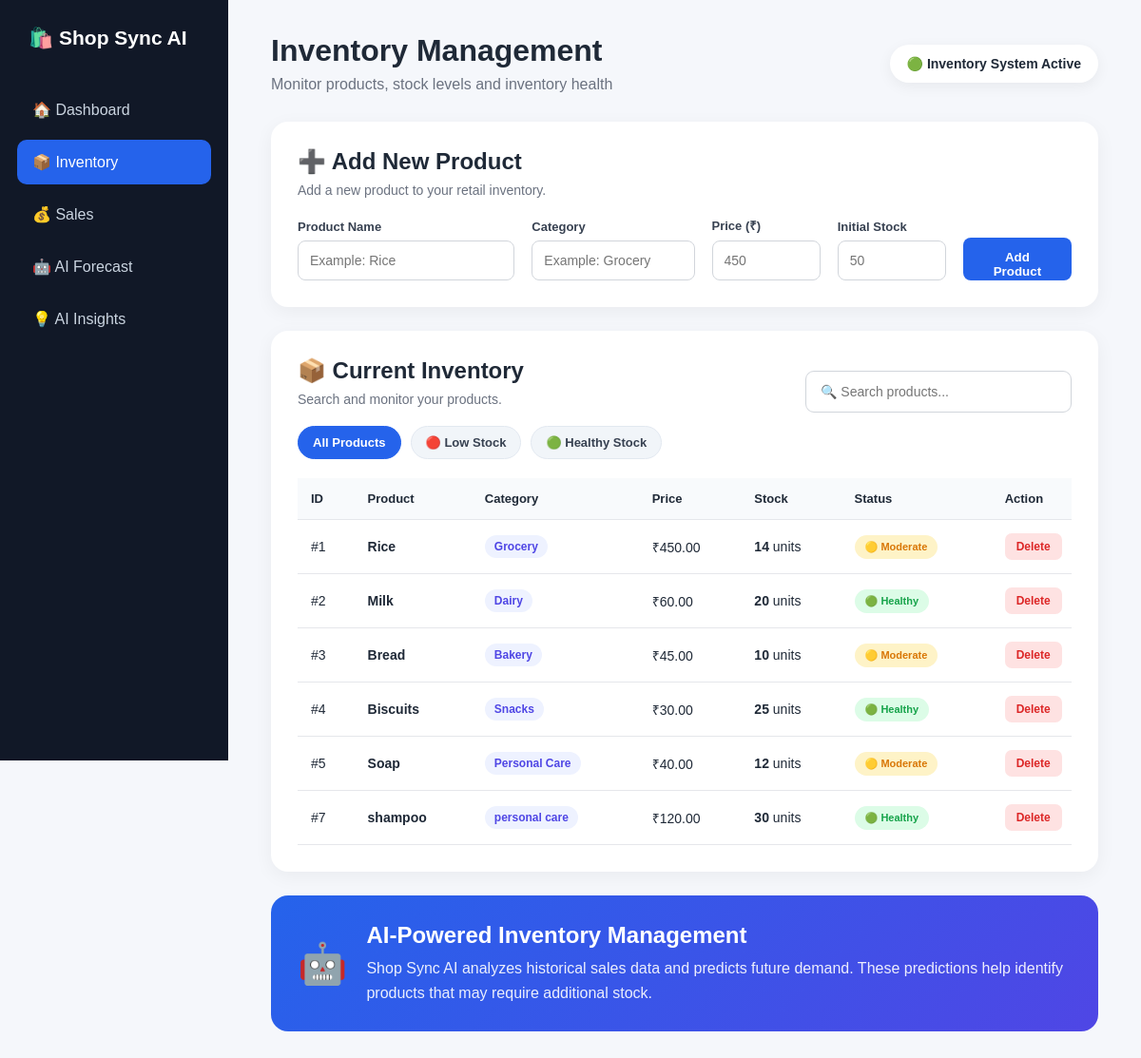
Page /inventory on the committed database.
### tables this page shows
CREATE TABLE products (
            id INTEGER PRIMARY KEY AUTOINCREMENT,
            name TEXT NOT NULL,
            category TEXT NOT NULL,
            price REAL NOT NULL,
            stock INTEGER NOT NULL
        );

### app.py (the view)
@app.route("/inventory")
def inventory():
    conn = get_db_connection()
    products = conn.execute(
        "SELECT * FROM products"
    ).fetchall()
    conn.close()
    return render_template(
        "inventory.html",
        products=products
    )

### app.py (called while the page is built)
def get_db_connection():
    conn = sqlite3.connect(DATABASE)
    conn.row_factory = sqlite3.Row
    return conn

### templates/inventory.html (shortened to what this page needs)
<!DOCTYPE html>
<html lang="en">
<head>
    <link rel="stylesheet"
          href="{{ url_for('static', filename='css/style.css') }}">
</head>
<body>
<div class="sidebar">
    <div class="logo">
        🛍️ Shop Sync AI
    </div>
    <a href="/">
        🏠 Dashboard
    </a>
    <a href="/inventory" class="active">
        📦 Inventory
    </a>
    <a href="/sales">
        💰 Sales
    </a>
    <a href="/ai-forecast">
        🤖 AI Forecast
    </a>
    <a href="/insights">
        💡 AI Insights
    </a>
</div>
<div class="main">
    <div class="topbar">
        <div>
            <h1>
                Inventory Management
            </h1>
            <p>
                Monitor products, stock levels and inventory health
            </p>
        </div>
        <div class="ai-status">
            🟢 Inventory System Active
        </div>
    </div>
    <div class="section">
        <h2>
            ➕ Add New Product
        </h2>
        <p class="section-description">
            Add a new product to your retail inventory.
        </p>
        <form
            action="/add_product"
            method="POST"
            class="inventory-form"
        >
            <div class="form-group">
                <label>
                    Product Name
                </label>
                <input
                    type="text"
                    name="name"
                    placeholder="Example: Rice"
                    required
                >
            </div>
            <div class="form-group">
                <label>
                    Category
                </label>
                <input
                    type="text"
                    name="category"
                    placeholder="Example: Grocery"
                    required
                >
            </div>
            <div class="form-group">
                <label>
                    Price (₹)
                </label>
                <input
                    type="number"
                    name="price"
                    placeholder="450"
                    step="0.01"
                    min="0"
                    required
                >
            </div>
            <div class="form-group">
                <label>
                    Initial Stock
                </label>
                <input
                    type="number"
                    name="stock"
                    placeholder="50"
                    min="0"
                    required
                >
            </div>
            <div class="inventory-submit">
                <button type="submit">
                    Add Product
                </button>
            </div>
        </form>
    </div>
    <div class="section">
        <div class="inventory-heading">
            <div>
                <h2>
                    📦 Current Inventory
                </h2>
                <p class="section-description">
                    Search and monitor your products.
                </p>
            </div>
            <div class="inventory-search">
                <input
                    type="text"
                    id="productSearch"
                    placeholder="🔍 Search products..."
                    onkeyup="filterProducts()"
                >
            </div>
        </div>
        <div class="inventory-filters">
            <button
                type="button"
                class="filter-btn active-filter"
                onclick="filterStock('all', this)"
            >
                All Products
            </button>
            <button
                type="button"
                class="filter-btn"
                onclick="filterStock('low', this)"
            >
                🔴 Low Stock
            </button>
            <button
                type="button"
                class="filter-btn"
                onclick="filterStock('healthy', this)"
            >
                🟢 Healthy Stock
            </button>
        </div>
        <div class="inventory-table-wrapper">
            <table id="inventoryTable">
                <thead>
                    <tr>
                        <th>
                            ID
                        </th>
                        <th>
                            Product
                        </th>
                        <th>
                            Category
                        </th>
                        <th>
                            Price
                        </th>
                        <th>
                            Stock
                        </th>
                        <th>
                            Status
                        </th>
                        <th>
                            Action
                        </th>
                    </tr>
                </thead>
                <tbody>
                    {% for product in products %}
                    <tr
                        data-stock="{{ product.stock }}"
                    >
                        <td>
                            #{{ product.id }}
                        </td>
                        <td>
                            <strong>
                                {{ product.name }}
                            </strong>
                        </td>
                        <td>
                            <span class="category-badge">
                                {{ product.category }}
                            </span>
                        </td>
                        <td>
                            ₹{{ "%.2f"|format(product.price) }}
                        </td>
                        <td>
                            <strong>
                                {{ product.stock }}
                            </strong>
                            units
                        </td>
                        <td>
                            {% if product.stock < 10 %}
                            <span class="stock-status low">
                                🔴 Low Stock
                            </span>
                            {% elif product.stock < 20 %}
                            <span class="stock-status medium">
                                🟡 Moderate
                            </span>
                            {% else %}
                            <span class="stock-status healthy">
                                🟢 Healthy
                            </span>
                            {% endif %}
                        </td>
                        <td>
                            <a
                                href="/delete_product/{{ product.id }}"
                                class="delete-btn"
                                onclick="return confirm('Are you sure you want to delete this product?')"
                            >
                                Delete
                            </a>
                        </td>
                    </tr>
                    {% endfor %}
                </tbody>
            </table>
        </div>
    </div>
    <div class="ai-banner inventory-ai-banner">
        <div class="ai-icon">
            🤖
        </div>
        <div>
            <h2>
                AI-Powered Inventory Management
            </h2>
            <p>
                Shop Sync AI analyzes historical sales data
                and predicts future demand. These predictions
                help identify products that may require
                additional stock.
            </p>
        </div>
    </div>
</div>
</body>
</html>

### static/css/style.css (style rules this page uses)
* { margin: 0; padding: 0; box-sizing: border-box; font-family: Arial, Helvetica, sans-serif; }
body { background: #f5f7fb; color: #1f2937; }
.sidebar { position: fixed; left: 0; top: 0; width: 240px; height: 100vh; background: #111827; padding: 28px 18px; z-index: 10; }
.logo { color: white; font-size: 21px; font-weight: bold; margin-bottom: 40px; padding-left: 12px; }
.sidebar a { display: block; color: #cbd5e1; text-decoration: none; padding: 14px 16px; margin-bottom: 8px; border-radius: 10px; transition: 0.2s; }
.sidebar a:hover, .sidebar a.active { background: #2563eb; color: white; }
.main { margin-left: 240px; padding: 35px 45px; min-height: 100vh; }
.topbar { display: flex; justify-content: space-between; align-items: center; margin-bottom: 30px; }
.topbar h1 { font-size: 32px; margin-bottom: 8px; }
.topbar p { color: #6b7280; }
.ai-status { background: white; padding: 12px 18px; border-radius: 30px; box-shadow: 0 4px 15px rgba(0,0,0,0.06); font-size: 14px; font-weight: bold; }
.section { background: white; padding: 28px; border-radius: 18px; box-shadow: 0 5px 20px rgba(0,0,0,0.05); margin-bottom: 25px; }
.section h2 { margin-bottom: 8px; }
.ai-banner { display: flex; align-items: center; gap: 20px; background: linear-gradient( 135deg, #2563eb, #4f46e5 ); color: white; padding: 28px; border-radius: 18px; margin-bottom: 25px; }
.ai-icon { font-size: 42px; }
.ai-banner h2 { margin-bottom: 8px; }
.ai-banner p { opacity: 0.9; line-height: 1.6; }
form { display: flex; gap: 12px; flex-wrap: wrap; }
input, select { padding: 12px; border: 1px solid #d1d5db; border-radius: 8px; font-size: 14px; background: white; }
button { padding: 12px 20px; border: none; border-radius: 8px; background: #2563eb; color: white; cursor: pointer; font-weight: bold; }
table { width: 100%; border-collapse: collapse; }
th, td { padding: 14px; text-align: left; border-bottom: 1px solid #e5e7eb; }
th { background: #f8fafc; font-size: 13px; }
td { font-size: 14px; }
.inventory-form { display: grid; grid-template-columns: 1.5fr 1.2fr 1fr 1fr 140px; gap: 15px; align-items: end; }
.form-group { display: flex; flex-direction: column; gap: 7px; }
.form-group label { font-size: 13px; font-weight: bold; color: #374151; }
.form-group input, .form-group select { width: 100%; }
.inventory-submit button { width: 100%; height: 45px; }
.inventory-table-wrapper { overflow-x: auto; }
.inventory-table-wrapper table { min-width: 850px; }
.category-badge { display: inline-block; padding: 6px 10px; background: #eef2ff; color: #4f46e5; border-radius: 20px; font-size: 12px; font-weight: bold; }
.delete-btn { display: inline-block; padding: 7px 11px; background: #fee2e2; color: #dc2626; border-radius: 7px; font-size: 12px; font-weight: bold; text-decoration: none; }
.section-description { color: #6b7280; font-size: 14px; margin-top: 6px; margin-bottom: 20px; }
.inventory-form { display: grid; grid-template-columns: 2fr 1.5fr 1fr 1fr 1fr; gap: 18px; align-items: end; }
.inventory-submit button { width: 100%; padding: 13px 18px; font-weight: bold; }
.inventory-heading { display: flex; justify-content: space-between; align-items: center; gap: 20px; }
.inventory-search { width: 280px; }
.inventory-search input { width: 100%; padding: 13px 15px; border: 1px solid #d1d5db; border-radius: 9px; font-size: 14px; }
.inventory-filters { display: flex; gap: 10px; margin-bottom: 20px; flex-wrap: wrap; }
.filter-btn { background: #f1f5f9; color: #374151; border: 1px solid #e2e8f0; padding: 9px 15px; border-radius: 20px; font-size: 13px; }
.filter-btn.active-filter { background: #2563eb; color: white; border-color: #2563eb; }
.inventory-table-wrapper tbody tr { transition: 0.2s; }
.category-badge { display: inline-block; padding: 5px 10px; border-radius: 20px; background: #eef2ff; color: #4f46e5; font-size: 12px; font-weight: bold; }
.stock-status { display: inline-block; padding: 6px 11px; border-radius: 20px; font-size: 11px; font-weight: bold; }
.stock-status.medium { background: #fef3c7; color: #d97706; }
.stock-status.healthy { background: #dcfce7; color: #16a34a; }
.delete-btn { display: inline-block; padding: 7px 12px; border-radius: 7px; background: #fee2e2; color: #dc2626 !important; font-size: 12px; font-weight: bold; }
.inventory-ai-banner { margin-top: 25px; }

### rows in the picture
products: id "1", name "Rice", category "Grocery", price "450.00", stock "14", shows "🟡 Moderate"
products: id "2", name "Milk", category "Dairy", price "60.00", stock "20", shows "🟢 Healthy"
products: id "3", name "Bread", category "Bakery", price "45.00", stock "10", shows "🟡 Moderate"
products: id "4", name "Biscuits", category "Snacks", price "30.00", stock "25", shows "🟢 Healthy"
products: id "5", name "Soap", category "Personal Care", price "40.00", stock "12", shows "🟡 Moderate"
products: id "7", name "shampoo", category "personal care", price "120.00", stock "30", shows "🟢 Healthy"
